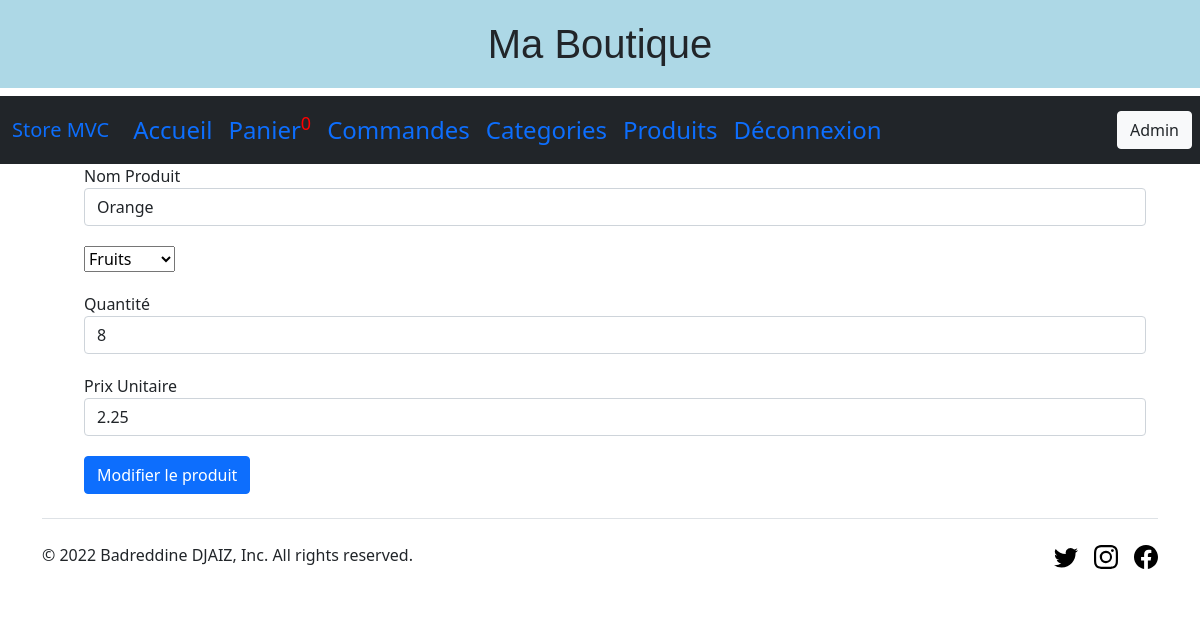
The page /index.php?action=mProduct&id=1 (signed in) on the database its author committed.
### tables this page shows
CREATE TABLE `products` (
  `id_prod` int(11) NOT NULL,
  `name` text NOT NULL,
  `category_id` int(11) NOT NULL,
  `quantity` int(11) NOT NULL,
  `unit_price` float NOT NULL
);

### src/controller/product_ctl.php (called while the page is built, shortened)
<?php
    require "src/model/product.php";
    function createProductForm() {
        if(isset($_GET['id'])){
            $product = getProductById(intval($_GET['id']));
        }
        require "src/view/products/productForm.php";
    }

### src/model/product.php (called while the page is built, shortened)
<?php
class Product {
    private $id_prod;
    private $name;
    private $unit_price;
    private $quantity;
    public function getId_prod() { return $this->id_prod; }
    public function getName() { return $this->name; }
    public function getUnit_price() { return $this->unit_price; }
    public function getQuantity() { return $this->quantity; }
}
function getProductById($id) {
    $sql = "SELECT * FROM products WHERE id_prod= :id";
    $rep=[];
    try {
        $bdd = dbConnect();
        $req = $bdd->prepare($sql);
        $req->bindValue(':id', $id, PDO::PARAM_INT);
        $req->execute();
        $req->setFetchMode(PDO::FETCH_CLASS, 'Product');
        $rep = $req->fetch();
    }
    catch (PDOException $ex) {
        var_dump("Erreur GET PRODUCTS: {$ex->getMessage()}");
    }
    finally {
        return $rep;
    }
}

### src/model/category.php (called while the page is built, shortened)
<?php
class Category {
    private $id;
    private $name;
    public  function getId() {return $this->id;}
    public function getNom() {return $this->name;}
}
function  getAllCategories() {
    $sql = "SELECT * FROM category";
    $rep=[];
    try {
        $bdd = dbConnect();
        $req = $bdd->query($sql);
        $req->setFetchMode(PDO::FETCH_CLASS, 'Category');
        $rep = $req->fetchAll();
    }
    catch (PDOException $ex) {
        var_dump("Erreur GET CATEGORY: {$ex->getMessage()}");
    }
    finally {
        return $rep;
    }
}

### src/view/products/productForm.php (the view, shortened to what this page needs)
<?php
if (!isset($product)) {
    $link = "index.php?action=nProduct";
    $name = "";
    $category_id = "";
    $categories=getAllCategories();
    $quantity = "";
    $unit_price = "";
    $btnText = "Créer le produit";
} else {
    $link = "index.php?action=nProduct&id=" . $product->getId_prod();
    $name = $product->getName();
    $categories=getAllCategories();
    $quantity = $product->getQuantity();
    $unit_price = $product->getUnit_price();
    $btnText = "Modifier le produit";
}
?>
<div class="container">
    <form action=<?= $link ?> method="post">
        <div class="form-group mb-20">
            <label for="name">Nom Produit</label>
            <input type="text" class="form-control" id="name" name="name" placeholder="" value="<?= $name ?>">
        </div>
        <div class="form-group mb-20">
		<select required name="category">
            <?php
            foreach($categories as $cat){
                echo '<option value="'.$cat->getId().'">'.$cat->getNom().'</option>';
            }
            ?>
		</select>
        </div>
        <div class="form-group mb-20">
            <label for="quantity">Quantité</label>
            <input type="text" class="form-control" id="quantity" name="quantity" placeholder="" value="<?= $quantity ?>">
        </div>
        <div class="form-group mb-20">
            <label for="unit_price">Prix Unitaire</label>
            <input type="text" class="form-control" id="unit_price" name="unit_price" placeholder="" value="<?= $unit_price ?>">
        </div>
        <button type="submit" class="btn btn-primary"><?= $btnText ?></button>
    </form>
</div>
<?php
require "src/view/template.php";
?>

### style.css (style rules this page uses)
.mb-20 { margin-bottom: 20px; padding-left: 30px; }
button { margin-left: 30px; }

### rows shown on the page
products: name "Orange", quantity "8", unit_price "2.25"

### other values the page prints
$btnText "Modifier le produit"
form field category "Fruits"
